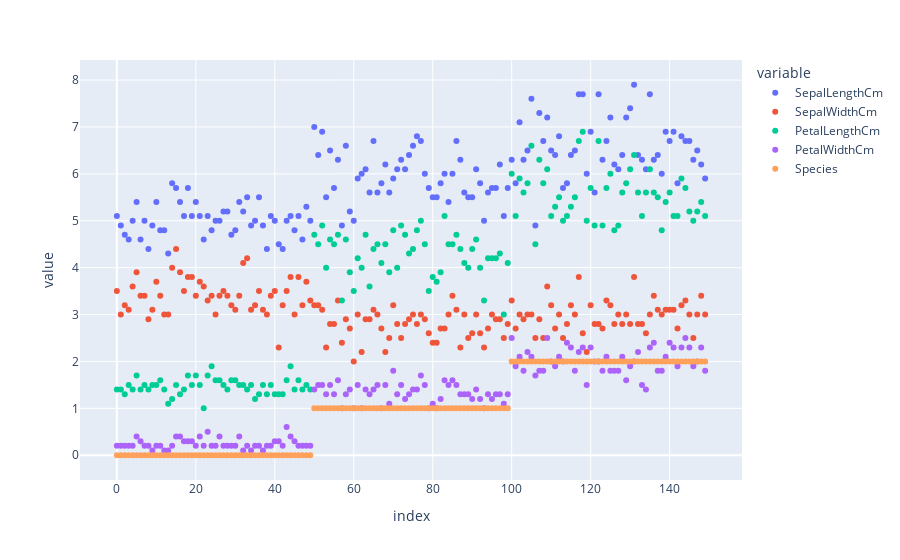

The notebook cell this image was saved under:
### Code cell
ex.scatter(df)

### Figure 1 — Plotly figure (JSON) as saved in the notebook; plotly's stock layout.template omitted (floating-point values rounded to 4 significant figures; data arrays with more than 128 entries replaced by an {"elided": "..."} marker saying what was removed)
{"data": [{"hovertemplate": "variable=SepalLengthCm<br>index=%{x}<br>value=%{y}<extra></extra>", "legendgroup": "SepalLengthCm", "marker": {"color": "#636efa", "symbol": "circle"}, "mode": "markers", "name": "SepalLengthCm", "orientation": "v", "showlegend": true, "type": "scatter", "x": {"elided": "150 int values"}, "xaxis": "x", "y": {"elided": "150 float values"}, "yaxis": "y"}, {"hovertemplate": "variable=SepalWidthCm<br>index=%{x}<br>value=%{y}<extra></extra>", "legendgroup": "SepalWidthCm", "marker": {"color": "#EF553B", "symbol": "circle"}, "mode": "markers", "name": "SepalWidthCm", "orientation": "v", "showlegend": true, "type": "scatter", "x": {"elided": "150 int values"}, "xaxis": "x", "y": {"elided": "150 float values"}, "yaxis": "y"}, {"hovertemplate": "variable=PetalLengthCm<br>index=%{x}<br>value=%{y}<extra></extra>", "legendgroup": "PetalLengthCm", "marker": {"color": "#00cc96", "symbol": "circle"}, "mode": "markers", "name": "PetalLengthCm", "orientation": "v", "showlegend": true, "type": "scatter", "x": {"elided": "150 int values"}, "xaxis": "x", "y": {"elided": "150 float values"}, "yaxis": "y"}, {"hovertemplate": "variable=PetalWidthCm<br>index=%{x}<br>value=%{y}<extra></extra>", "legendgroup": "PetalWidthCm", "marker": {"color": "#ab63fa", "symbol": "circle"}, "mode": "markers", "name": "PetalWidthCm", "orientation": "v", "showlegend": true, "type": "scatter", "x": {"elided": "150 int values"}, "xaxis": "x", "y": {"elided": "150 float values"}, "yaxis": "y"}, {"hovertemplate": "variable=Species<br>index=%{x}<br>value=%{y}<extra></extra>", "legendgroup": "Species", "marker": {"color": "#FFA15A", "symbol": "circle"}, "mode": "markers", "name": "Species", "orientation": "v", "showlegend": true, "type": "scatter", "x": {"elided": "150 int values"}, "xaxis": "x", "y": {"elided": "150 int values"}, "yaxis": "y"}], "layout": {"autosize": true, "legend": {"title": {"text": "variable"}, "tracegroupgap": 0}, "margin": {"t": 60}, "xaxis": {"anchor": "y", "autorange": true, "domain": [0, 1], "range": [-9.454, 158.5], "title": {"text": "index"}, "type": "linear"}, "yaxis": {"anchor": "x", "autorange": true, "domain": [0, 1], "range": [-0.6117, 8.512], "title": {"text": "value"}, "type": "linear"}}}
